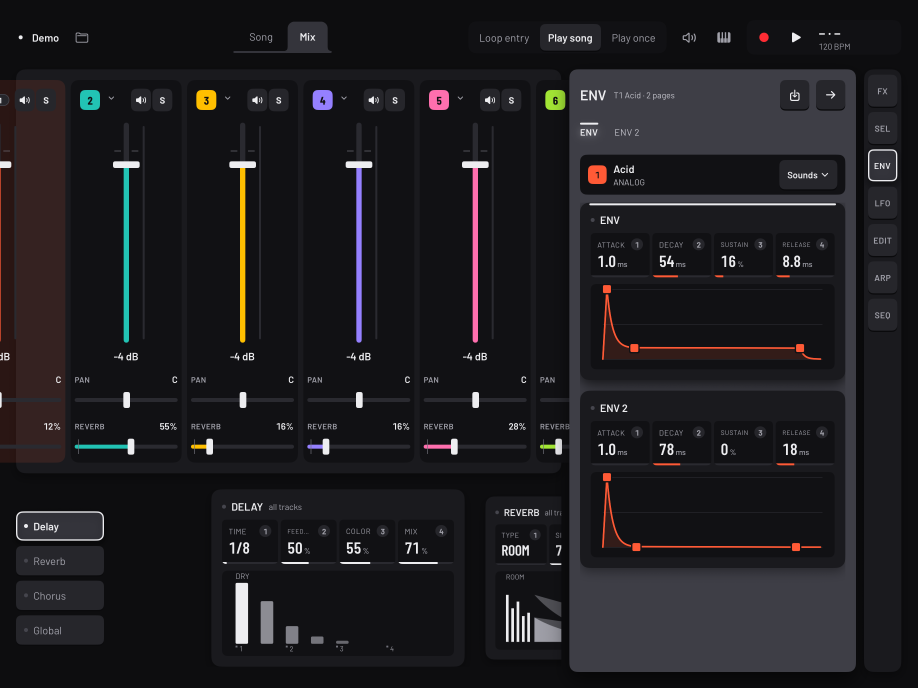
#> input picture qa/top-row-2026-11-10/before/mix-env.png, 2752 x 2064 px (shown at 1/3 size); its folder holds only this picture in this run
$ python diff.py
#> lines starting #> are read from the running program, lines starting #| are printed output that depends on the picture; after the words box and inside, x2 and y2 are one past the last pixel; in counts of white or black regions, pixels touching at a corner belong together
# The before/after check for the one-row top bar (2026-11-10). Everything under the top bar is compared with the
# before picture moved up 52 pt (104 px at 2x): the pads, heads, lanes and track controls should match exactly; what
# differs is listed as horizontal bands (pt from the screen's top) and drawn red in diff/<scene>.png.
import sys, os, glob
from PIL import Image, ImageChops
here = os.path.dirname(os.path.abspath(__file__))
os.makedirs(os.path.join(here, 'diff'), exist_ok=True)
SHIFT = 104                       # 52 pt at 2x
TOP = (24 + 64 + 16) * 2          # under the top bar, at the page's top (px)
for f in sorted(glob.glob(os.path.join(here, 'before', '*.png'))):
    n = os.path.basename(f)
    a = Image.open(f).convert('RGB'); b = Image.open(os.path.join(here, 'after', n)).convert('RGB')
    w, h = a.size
#> w = 2752; h = 2064
    bef = a.crop((0, TOP + SHIFT, w, h)); aft = b.crop((0, TOP, w, h - SHIFT))
#> after `bef = a.crop((0, TOP + SHIFT, w, h))`:
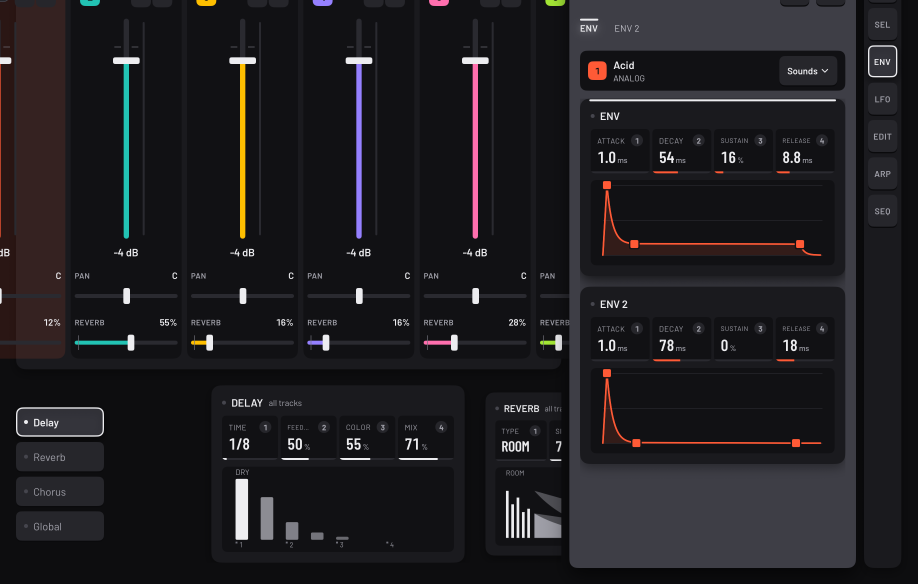
#> bef: PIL image 2752x1752 RGB (shown at 1/3 size); mean R, G, B 30.8, 29.2, 32.4
#> after `aft = b.crop((0, TOP, w, h - SHIFT))`:
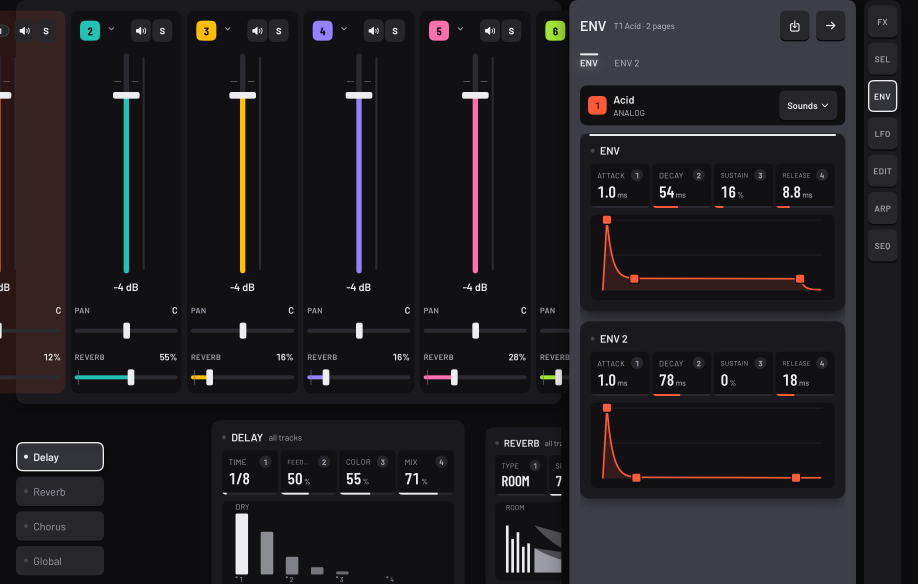
#> aft: PIL image 2752x1752 RGB (shown at 1/3 size); mean R, G, B 32.1, 30.5, 33.7
    d = ImageChops.difference(bef, aft).convert('L').point(lambda v: 255 if v > 24 else 0)
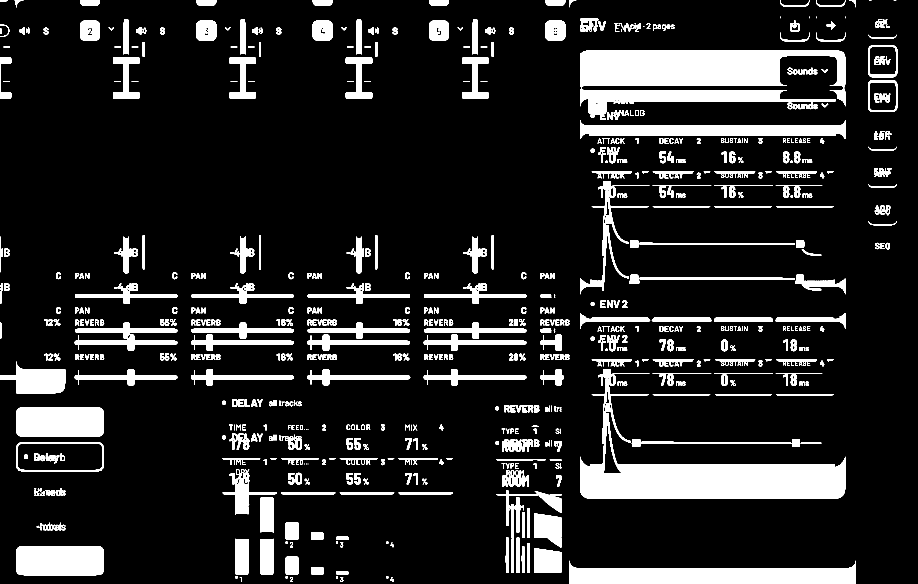
#> d: PIL image 2752x1752 L (shown at 1/3 size); 13% white; 758 white regions (31 under 20 px), largest, box (x1, y1, x2, y2) and area: (1740, 1107, 2536, 1496) 87195, (1740, 152, 2536, 263) 67571, (1708, 1682, 2568, 1752) 41542
    rows = [y for y in range(d.height) if d.crop((0, y, w, y + 1)).getbbox()]
#> rows = 1688 values from 0 to 1751
    bands, start, prev = [], None, None
    for y in rows:
        if start is None: start = prev = y
        elif y > prev + 6: bands.append((start, prev)); start = prev = y
        else: prev = y
#> this loop made 1688 passes
#> (y, start, prev) on pass 24: (49, 49, 49)
#> (y, prev) on passes 25 to 30: (50, 50), (51, 51), (52, 52), (53, 53), (54, 54), (56, 56)
#> after the loop, bands = [(0, 22), (49, 431), (440, 489), (505, 535), (543, 1053)]; start = 1061
    if start is not None: bands.append((start, prev))
    pt = lambda y: (y + TOP) // 2      # in the after picture's points
    vis = aft.copy(); red = Image.new('RGB', vis.size, (255, 0, 0)); vis.paste(red, (0, 0), d)
#> after `red = Image.new('RGB', vis.size, (255, 0, 0))`:
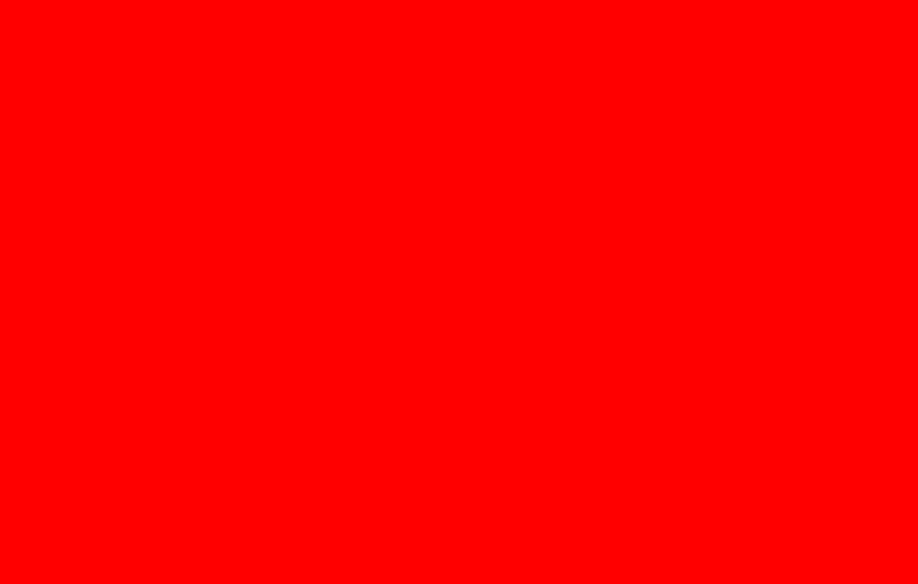
#> red: PIL image 2752x1752 RGB (shown at 1/3 size); mean R, G, B 255, 0, 0
#> after `vis.paste(red, (0, 0), d)`:
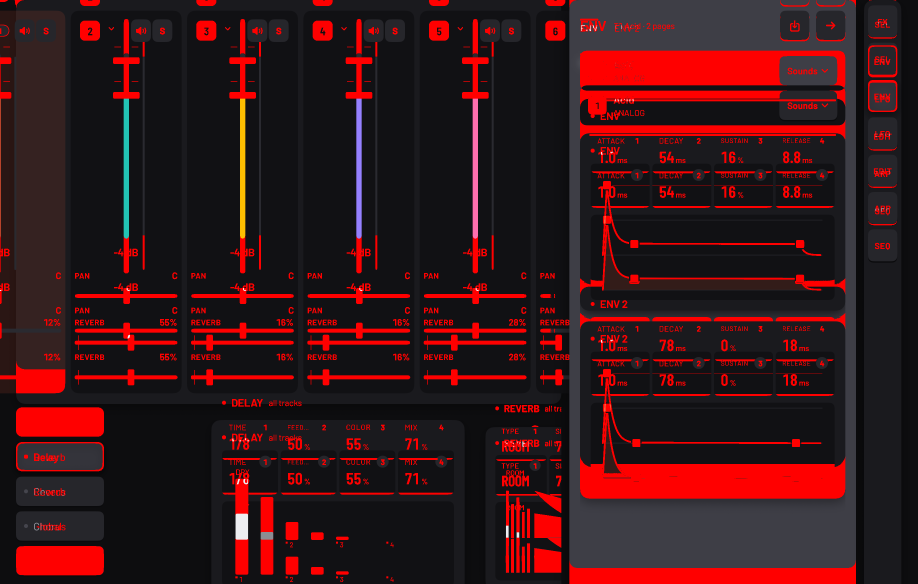
#> vis: PIL image 2752x1752 RGB (shown at 1/3 size); mean R, G, B 56.2, 22, 24.9
    full = b.copy(); full.paste(vis, (0, TOP)); full.resize((w // 2, h // 2)).save(os.path.join(here, 'diff', n))
#> after `full.paste(vis, (0, TOP))`:
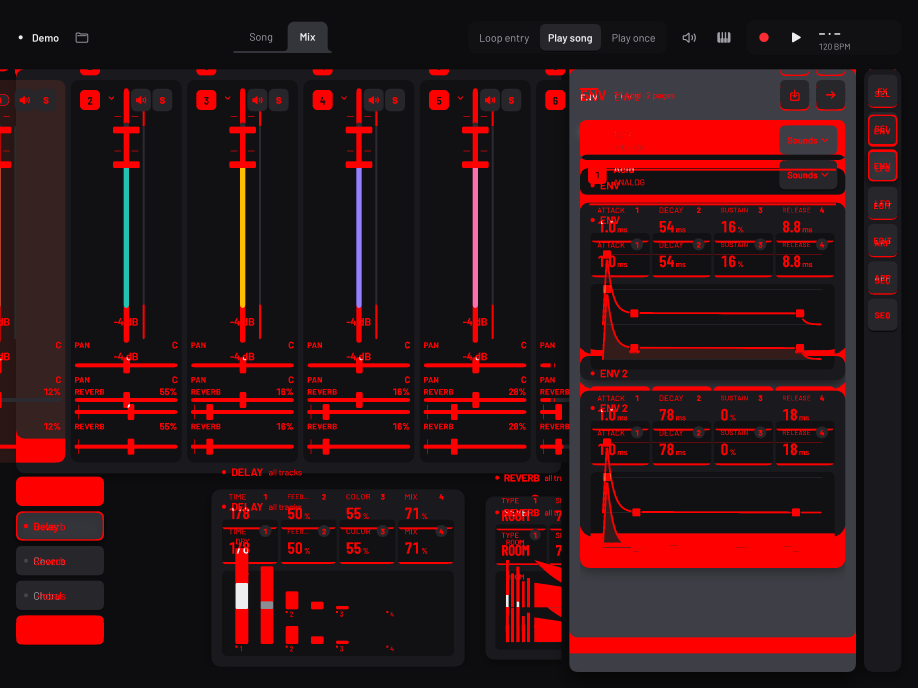
#> full: PIL image 2752x2064 RGB (shown at 1/3 size); mean R, G, B 50.6, 21.5, 24.4
#> after `full = b.copy()`:
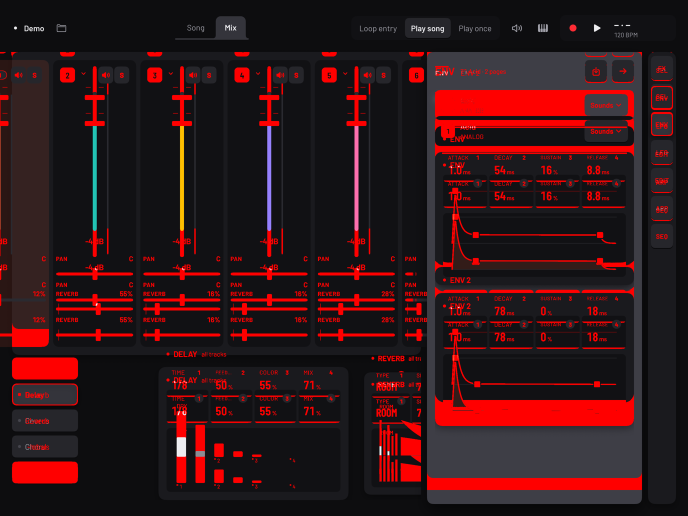
#> saved as mix-env.png: PIL image 1376x1032 RGB (shown at 1/2 size); mean R, G, B 50.4, 21.5, 24.4
    print(f'{n:26s}', 'identical' if not bands else ' '.join(f'{pt(s)}–{pt(e)}pt' for s, e in bands))
#| mix-env.png                104–115pt 128–319pt 324–348pt 356–371pt 375–630pt 634–979pt

$ run again, on qa/top-row-2026-11-10/before/pads-full-t1.png
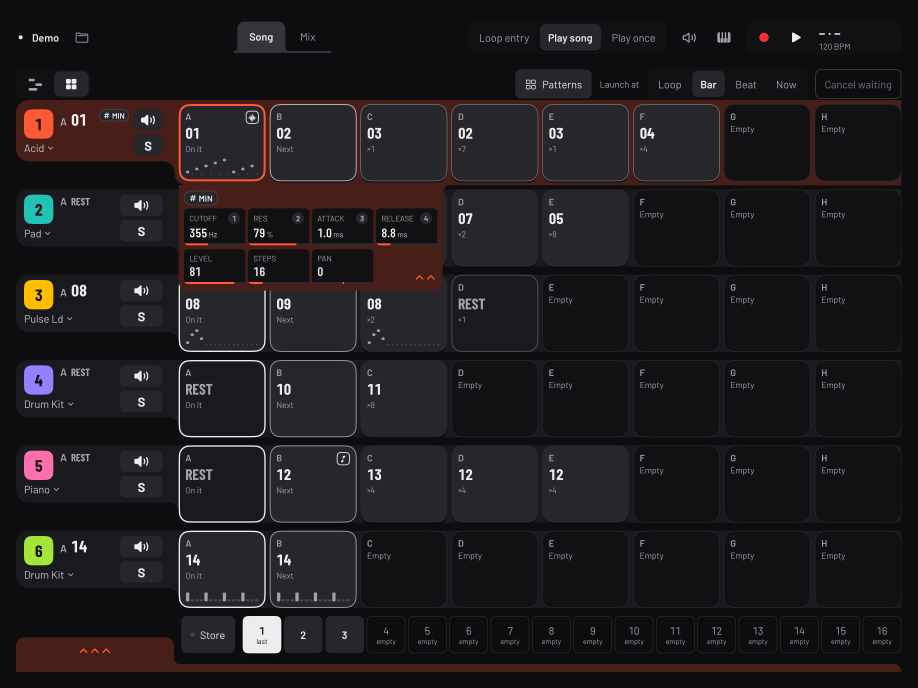
#> input picture qa/top-row-2026-11-10/before/pads-full-t1.png, 2752 x 2064 px (shown at 1/3 size)
#> `d = ImageChops.difference(bef, aft).convert('L').point(lambda v: 255 i..`:
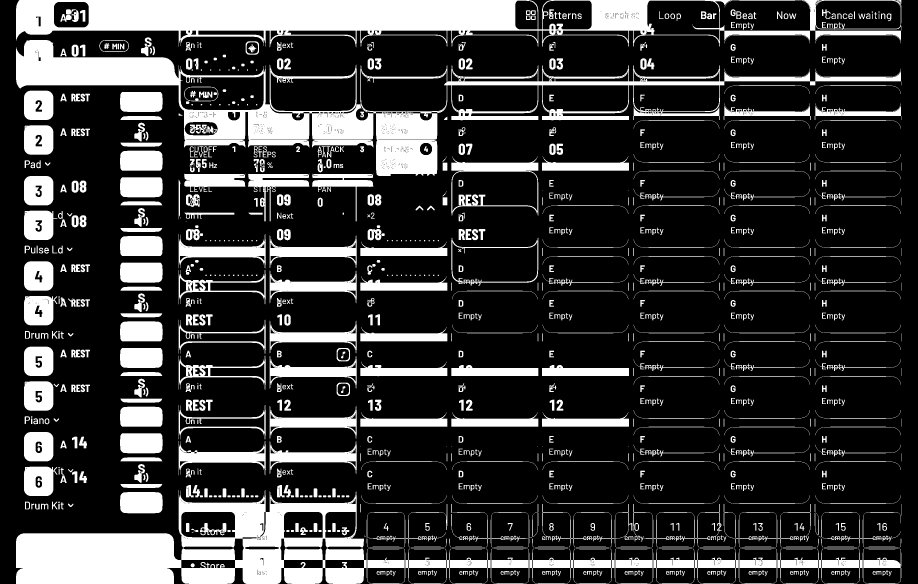
#> d: PIL image 2752x1752 L (shown at 1/3 size); 22.1% white; 1275 white regions (161 under 20 px), largest, box (x1, y1, x2, y2) and area: (48, 1470, 2704, 1752) 202040, (48, 120, 2704, 528) 170428, (48, 0, 2704, 142) 169746
#> rows = 1752 values from 0 to 1751
#> the loop `for y in rows:` made 1752 passes
#> start on pass 1: 0
#> after the loop `for y in rows:`: bands = []; start = 0
#> `full = b.copy()`:
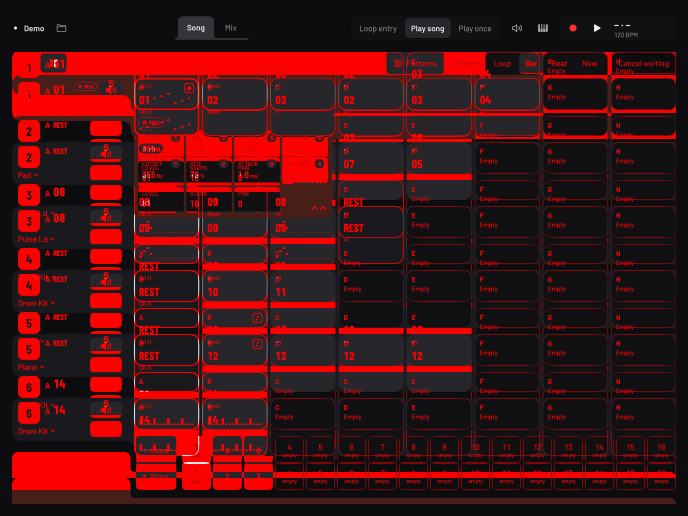
#> saved as pads-full-t1.png: PIL image 1376x1032 RGB (shown at 1/2 size); mean R, G, B 67.9, 18.8, 21.1
#| pads-full-t1.png           104–979pt

$ run again, on qa/top-row-2026-11-10/before/pads-full-t2.png
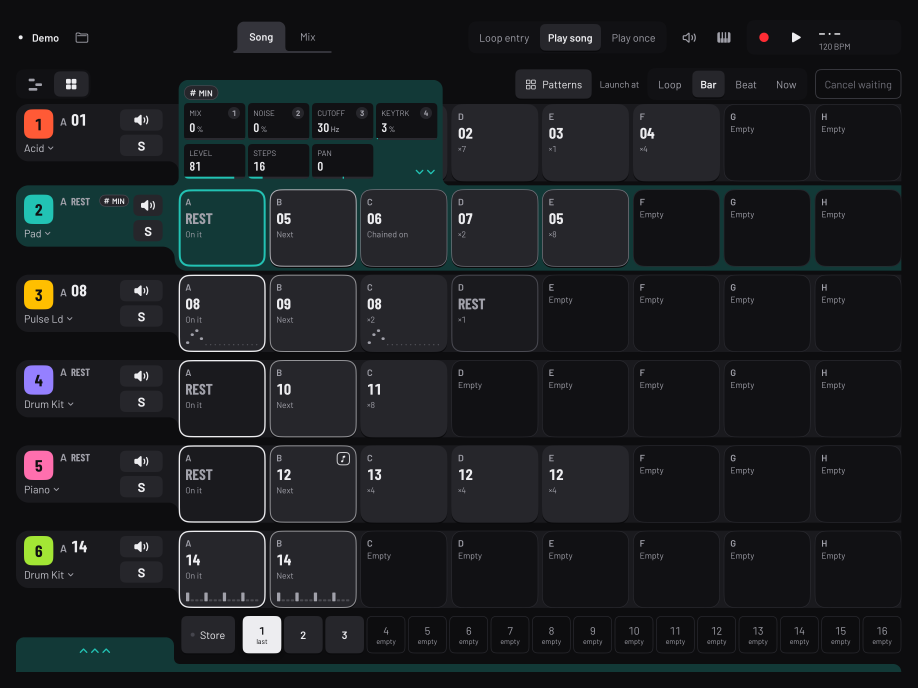
#> input picture qa/top-row-2026-11-10/before/pads-full-t2.png, 2752 x 2064 px (shown at 1/3 size)
#> `d = ImageChops.difference(bef, aft).convert('L').point(lambda v: 255 i..`:
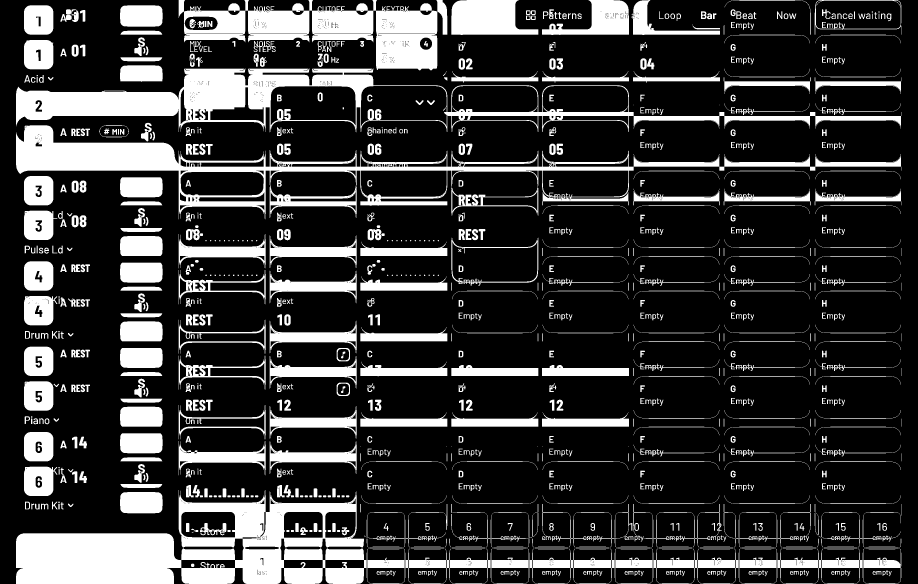
#> d: PIL image 2752x1752 L (shown at 1/3 size); 21.7% white; 1212 white regions (142 under 20 px), largest, box (x1, y1, x2, y2) and area: (48, 1470, 2704, 1752) 202014, (48, 205, 2704, 397) 113754, (48, 376, 2704, 658) 112939
#> rows = 1752 values from 0 to 1751
#> the loop `for y in rows:` made 1752 passes
#> start on pass 1: 0
#> after the loop `for y in rows:`: bands = []; start = 0
#> `full = b.copy()`:
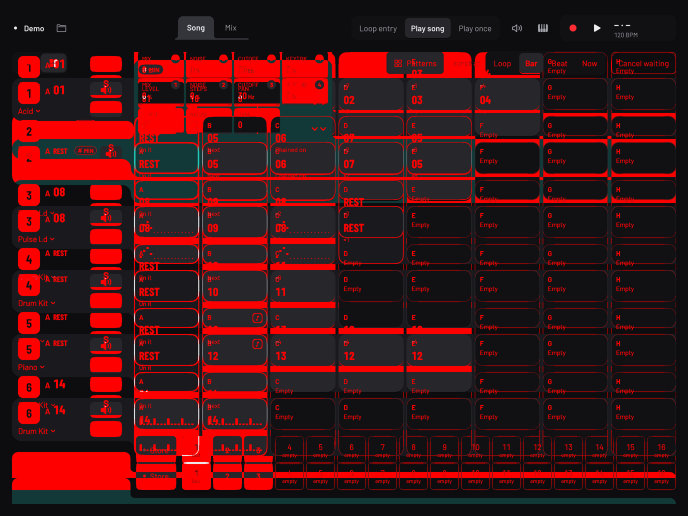
#> saved as pads-full-t2.png: PIL image 1376x1032 RGB (shown at 1/2 size); mean R, G, B 65, 20.1, 22.6
#| pads-full-t2.png           104–979pt

$ run again, on qa/top-row-2026-11-10/before/pads-full-t5-up.png
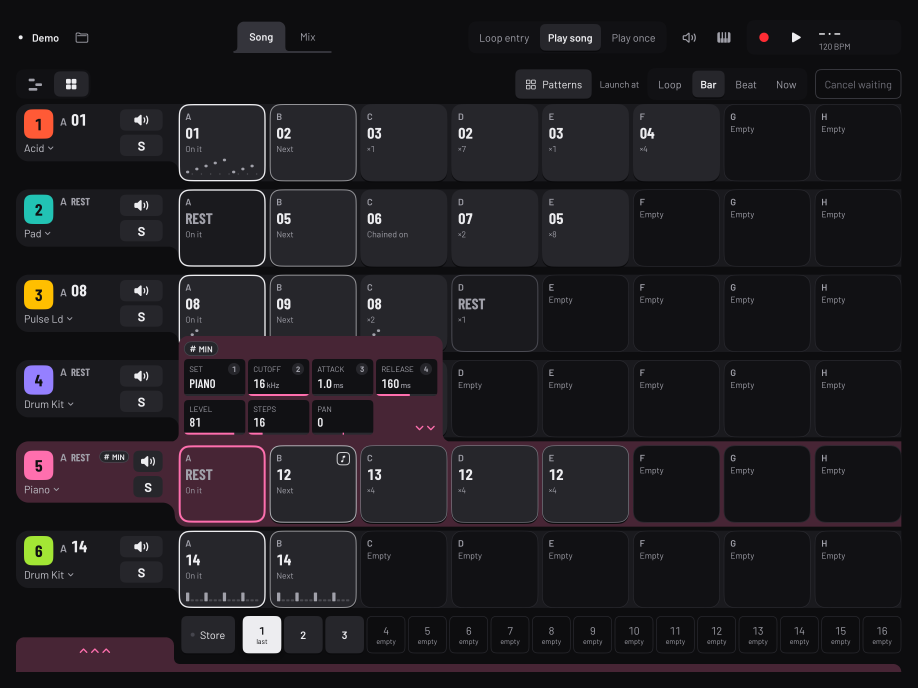
#> input picture qa/top-row-2026-11-10/before/pads-full-t5-up.png, 2752 x 2064 px (shown at 1/3 size)
#> d: PIL image 2752x1752 L; 23.1% white; 1176 white regions (107 under 20 px), largest, box (x1, y1, x2, y2) and area: (48, 1470, 2704, 1752) 202007, (48, 972, 2704, 1166) 119980, (48, 1144, 2704, 1426) 110120
#> rows = 1752 values from 0 to 1751
#> the loop `for y in rows:` made 1752 passes
#> start on pass 1: 0
#> after the loop `for y in rows:`: bands = []; start = 0
#> `full = b.copy()`:
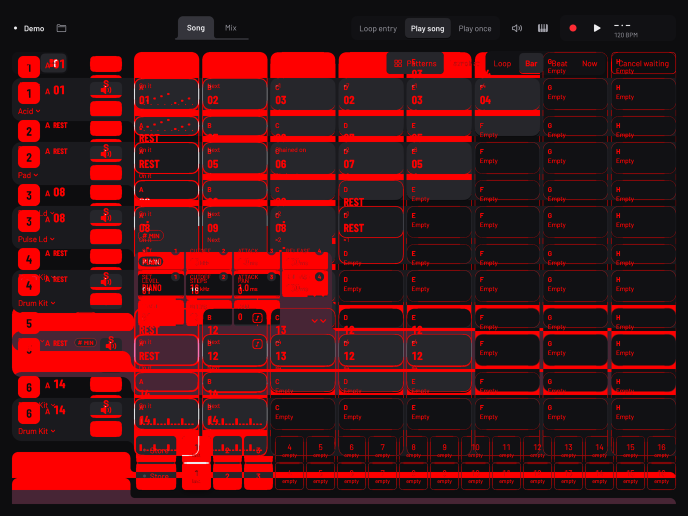
#> saved as pads-full-t5-up.png: PIL image 1376x1032 RGB (shown at 1/2 size); mean R, G, B 70.4, 19, 22.2
#| pads-full-t5-up.png        104–979pt
